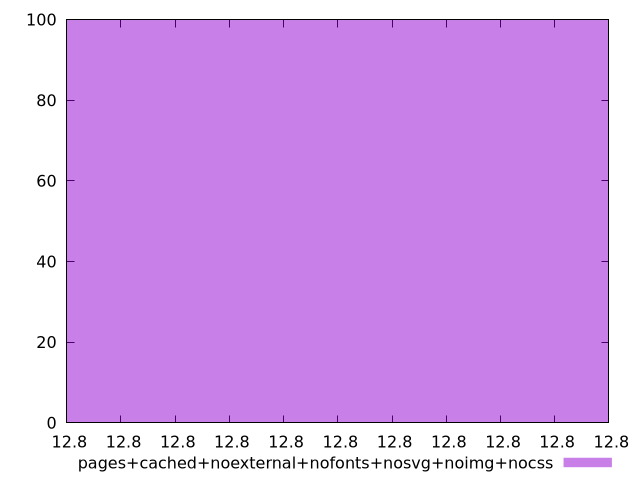

This figure's gnuplot source:
$_pagesCachedNoexternalNofontsNosvgNoimgNocss <<EOF
12.80000000000001 100
EOF
set key outside below
set terminal pngcairo
set output "report_00006_2020-11-02T20-21-41.718Z/estimated-input-latency/pages+cached+noexternal+nofonts+nosvg+noimg+nocss//raw_hist.png"
set yrange [0:100]
set boxwidth 1.7983939046234355e-14
set style fill transparent solid 0.5 noborder
plot $_pagesCachedNoexternalNofontsNosvgNoimgNocss title "pages+cached+noexternal+nofonts+nosvg+noimg+nocss" with boxes ,
